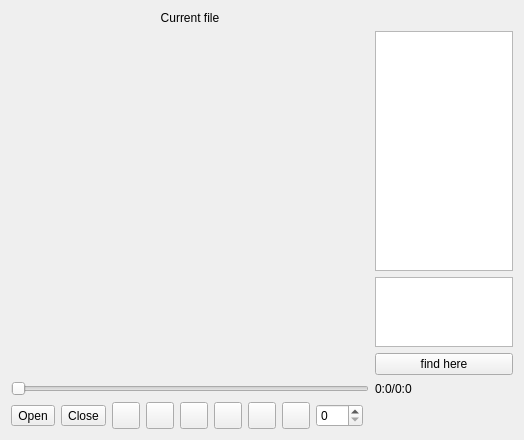
<?xml version="1.0" encoding="UTF-8"?>
<ui version="4.0">
 <class>Player</class>
 <widget class="QWidget" name="Player">
  <property name="geometry">
   <rect>
    <x>0</x>
    <y>0</y>
    <width>524</width>
    <height>416</height>
   </rect>
  </property>
  <property name="windowTitle">
   <string>Player</string>
  </property>
  <layout class="QGridLayout" name="gridLayout">
   <item row="5" column="1">
    <widget class="QToolButton" name="del_but">
     <property name="styleSheet">
      <string notr="true"/>
     </property>
     <property name="text">
      <string>Close</string>
     </property>
     <property name="iconSize">
      <size>
       <width>20</width>
       <height>20</height>
      </size>
     </property>
    </widget>
   </item>
   <item row="5" column="4">
    <widget class="QToolButton" name="pause_but">
     <property name="styleSheet">
      <string notr="true"/>
     </property>
     <property name="text">
      <string/>
     </property>
     <property name="iconSize">
      <size>
       <width>20</width>
       <height>20</height>
      </size>
     </property>
    </widget>
   </item>
   <item row="5" column="6">
    <widget class="QToolButton" name="next_but">
     <property name="styleSheet">
      <string notr="true"/>
     </property>
     <property name="text">
      <string/>
     </property>
     <property name="iconSize">
      <size>
       <width>20</width>
       <height>20</height>
      </size>
     </property>
    </widget>
   </item>
   <item row="1" column="10">
    <widget class="QTableView" name="tableView">
     <property name="minimumSize">
      <size>
       <width>100</width>
       <height>0</height>
      </size>
     </property>
     <property name="maximumSize">
      <size>
       <width>150</width>
       <height>16777215</height>
      </size>
     </property>
     <property name="baseSize">
      <size>
       <width>0</width>
       <height>0</height>
      </size>
     </property>
    </widget>
   </item>
   <item row="4" column="10">
    <widget class="QLabel" name="time">
     <property name="text">
      <string>0:0/0:0</string>
     </property>
    </widget>
   </item>
   <item row="4" column="0" colspan="10">
    <widget class="QSlider" name="timeSlider">
     <property name="orientation">
      <enum>Qt::Horizontal</enum>
     </property>
    </widget>
   </item>
   <item row="5" column="3">
    <widget class="QToolButton" name="play_but">
     <property name="styleSheet">
      <string notr="true"/>
     </property>
     <property name="text">
      <string/>
     </property>
     <property name="iconSize">
      <size>
       <width>20</width>
       <height>20</height>
      </size>
     </property>
    </widget>
   </item>
   <item row="5" column="8">
    <widget class="QSpinBox" name="spinBox">
     <property name="maximum">
      <number>100</number>
     </property>
    </widget>
   </item>
   <item row="5" column="2">
    <widget class="QToolButton" name="previous_but">
     <property name="styleSheet">
      <string notr="true"/>
     </property>
     <property name="text">
      <string/>
     </property>
     <property name="iconSize">
      <size>
       <width>20</width>
       <height>20</height>
      </size>
     </property>
    </widget>
   </item>
   <item row="5" column="9">
    <spacer name="horizontalSpacer">
     <property name="orientation">
      <enum>Qt::Horizontal</enum>
     </property>
     <property name="sizeHint" stdset="0">
      <size>
       <width>40</width>
       <height>20</height>
      </size>
     </property>
    </spacer>
   </item>
   <item row="5" column="7">
    <widget class="QToolButton" name="sound">
     <property name="styleSheet">
      <string notr="true"/>
     </property>
     <property name="text">
      <string/>
     </property>
     <property name="iconSize">
      <size>
       <width>20</width>
       <height>20</height>
      </size>
     </property>
    </widget>
   </item>
   <item row="3" column="10">
    <widget class="QPushButton" name="find_in_dir_button">
     <property name="text">
      <string>find here</string>
     </property>
    </widget>
   </item>
   <item row="1" column="0" colspan="10">
    <widget class="QWidget" name="widget" native="true">
     <property name="minimumSize">
      <size>
       <width>320</width>
       <height>240</height>
      </size>
     </property>
    </widget>
   </item>
   <item row="5" column="5">
    <widget class="QToolButton" name="stop_but">
     <property name="styleSheet">
      <string notr="true"/>
     </property>
     <property name="text">
      <string/>
     </property>
     <property name="iconSize">
      <size>
       <width>20</width>
       <height>20</height>
      </size>
     </property>
    </widget>
   </item>
   <item row="0" column="0" colspan="10">
    <widget class="QLabel" name="currentTrack">
     <property name="text">
      <string>Current file</string>
     </property>
     <property name="alignment">
      <set>Qt::AlignCenter</set>
     </property>
    </widget>
   </item>
   <item row="5" column="0">
    <widget class="QToolButton" name="add_but">
     <property name="styleSheet">
      <string notr="true"/>
     </property>
     <property name="text">
      <string>Open</string>
     </property>
     <property name="iconSize">
      <size>
       <width>20</width>
       <height>20</height>
      </size>
     </property>
    </widget>
   </item>
   <item row="2" column="10">
    <widget class="QTextEdit" name="textEdit"/>
   </item>
  </layout>
 </widget>
 <resources/>
 <connections/>
</ui>
